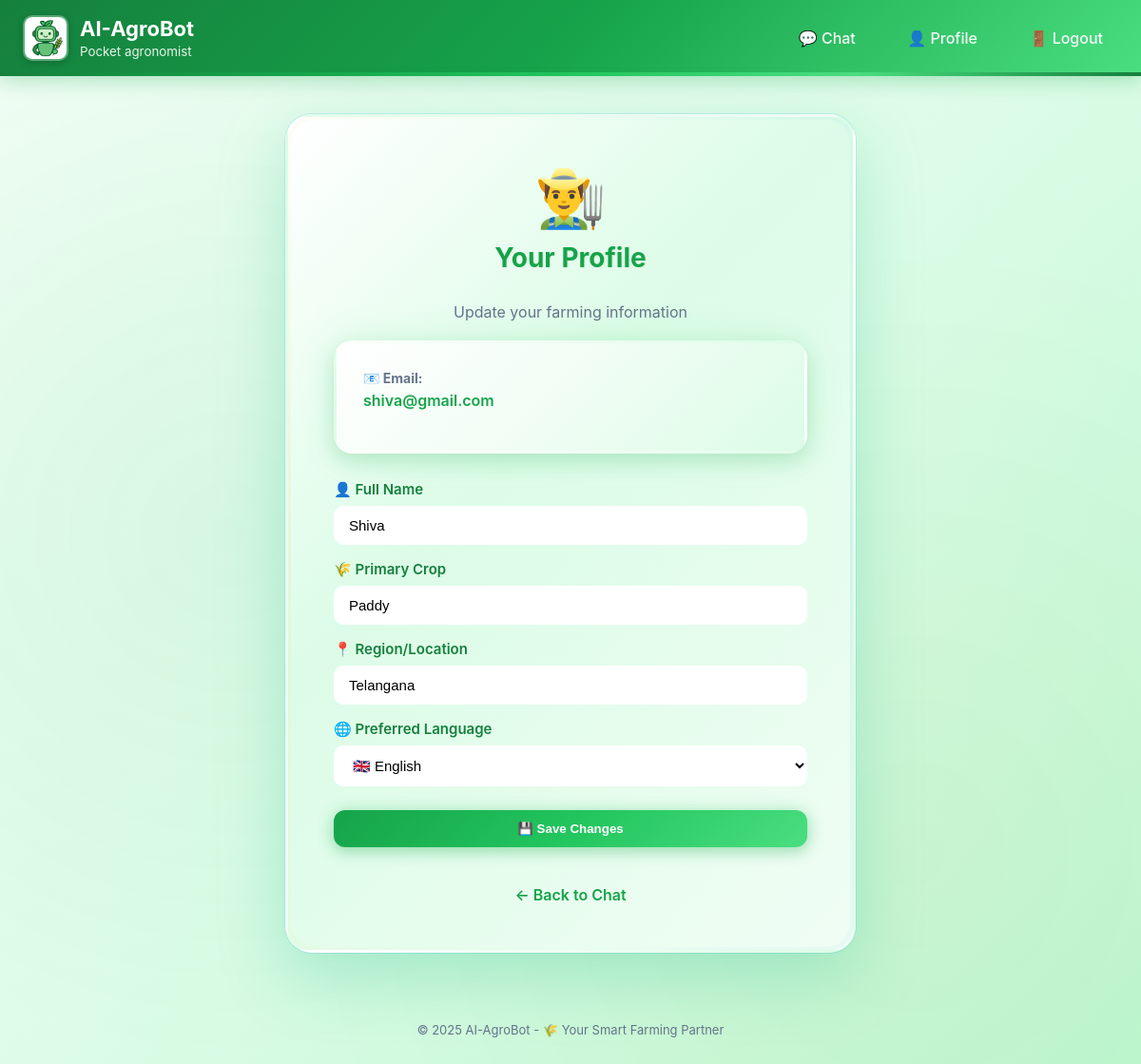
Screenshot of /profile (signed in) with the database file from the repository.
### database.py (models this page shows)
class User(UserMixin, db.Model):
    __tablename__ = "users"
    id = db.Column(db.Integer, primary_key=True)
    email = db.Column(db.String(200), unique=True, nullable=False)
    password = db.Column(db.String(200), nullable=False)
    name = db.Column(db.String(100))
    role = db.Column(db.String(20), default="farmer")
    primary_crop = db.Column(db.String(100))
    region = db.Column(db.String(100))
    preferred_language = db.Column(db.String(20), default="en")

### app.py (the view, shortened to what this page needs)
@app.route("/profile", methods=["GET", "POST"])
@login_required
def profile():
    return render_template("profile.html")

### app.py (called while the page is built)
@login_manager.user_loader
def load_user(user_id):
    return db.session.get(User, int(user_id))

### templates/profile.html (shortened to what this page needs)
{% extends "base.html" %}
{% block content %}
<div class="auth-card" style="max-width: 600px;">
  <div style="text-align: center; margin-bottom: 20px;">
    <div style="font-size: 60px; margin-bottom: 10px;">👨‍🌾</div>
    <h2>Your Profile</h2>
    <p style="color: var(--muted); margin: 0;">Update your farming information</p>
  </div>
  <form method="post">
    <div style="background: linear-gradient(135deg, #ffffff, #f0fdf4, #dcfce7); padding: 28px; border-radius: 20px; margin-bottom: 28px; border: 3px solid transparent; box-shadow: 0 8px 20px rgba(22,163,74,0.18), 0 0 40px rgba(34,197,94,0.12);">
      <p style="margin: 0 0 5px; color: var(--muted); font-size: 14px;"><strong>📧 Email:</strong></p>
      <p style="margin: 0 0 15px; color: var(--brand); font-size: 16px; font-weight: 600;">{{ current_user.email }}</p>
    </div>
    <label>
      👤 Full Name
      <input name="name" value="{{ current_user.name or '' }}" placeholder="Enter your full name">
    </label>
    <label>
      🌾 Primary Crop
      <input name="primary_crop" value="{{ current_user.primary_crop or '' }}" placeholder="e.g., Rice, Wheat, Cotton">
    </label>
    <label>
      📍 Region/Location
      <input name="region" value="{{ current_user.region or '' }}" placeholder="Your farming region">
    </label>
    <label>
      🌐 Preferred Language
      <select name="preferred_language">
        <option value="en" {% if current_user.preferred_language=='en' %}selected{% endif %}>🇬🇧 English</option>
      </select>
    </label>
    <div class="actions" style="margin-top: 25px;">
      <button class="btn" type="submit" style="width: 100%;">💾 Save Changes</button>
    </div>
  </form>
  <div style="text-align: center; margin-top: 20px; padding-top: 20px; border-top: 2px solid var(--accent-green);">
    <a href="{{ url_for('chat') }}" style="color: var(--brand); font-weight: 600; text-decoration: none;">← Back to Chat</a>
  </div>
</div>
{% endblock %}

### static/style.css (style rules this page uses)
:root { --brand:#16a34a;--brand-light:#22c55e;--brand-dark:#15803d;--muted:#64748b;--sky:#4ade80;--sky-light:#86efac;--sky-dark:#16a34a;--gold:#86efac;--gold-light:#bbf7d0;--gold-dark:#22c55e;--bg:#f0fdf4;--card:#ffffff;--gradient-start:#16a34a;--gradient-end:#4ade80;--accent:#86efac;--light-green:#dcfce7;--cream:#f0fdf4 }
* { box-sizing:border-box }
body { font-family:Inter,system-ui,Segoe UI,Roboto,Arial;margin:0;background:var(--bg);color:#111;position:relative }
.btn,button { background:linear-gradient(135deg,var(--brand) 0%,var(--brand-light) 50%,var(--sky) 100%);color:white;border:none;padding:12px 20px;border-radius:12px;cursor:pointer;transition:all 0.4s cubic-bezier(0.4,0,0.2,1);text-decoration:none;display:inline-block;font-weight:600;box-shadow:0 4px 16px rgba(22,163,74,0.35),0 0 20px rgba(74,222,128,0.15) }
.auth-card { max-width:500px;margin:40px auto;background:linear-gradient(135deg,#ffffff 0%,var(--light-green) 40%,var(--cream) 100%);padding:48px;border-radius:28px;box-shadow:0 24px 70px rgba(16,185,129,0.25),0 0 0 1px rgba(56,189,248,0.2);border:3px solid transparent;position:relative;overflow:hidden }
.auth-card::before { content:'';position:absolute;top:-100%;left:-100%;width:300%;height:300%;background:conic-gradient(from 0deg,transparent 0deg,rgba(56,189,248,0.15) 90deg,transparent 180deg,rgba(251,191,36,0.1) 270deg,transparent 360deg);animation:rotate 8s linear infinite;z-index:0 }
.auth-card::after { content:'';position:absolute;inset:3px;background:linear-gradient(135deg,#ffffff 0%,var(--light-green) 40%,var(--cream) 100%);border-radius:25px;z-index:0 }
.auth-card > * { position:relative;z-index:1 }
.auth-card h2 { margin-top:0;color:var(--brand);font-size:28px;text-align:center;margin-bottom:30px;text-shadow:1px 1px 2px rgba(0,0,0,0.05) }
.auth-card label { display:block;margin-bottom:16px;color:var(--brand-dark);font-size:15px;font-weight:600 }
.auth-card input, .auth-card select, textarea { width:100%;padding:12px 16px;border-radius:10px;border:2px solid var(--accent-green);margin-top:8px;font-size:15px;background:white;transition:all 0.3s ease }
.actions { display:flex;align-items:center;gap:15px;margin-top:20px;justify-content:center }
.actions .btn { flex:1 }

### templates/profile.html (style rules this page uses)
body { background: linear-gradient(135deg, #f0fdf4 0%, #dcfce7 50%, #bbf7d0 100%); background-attachment: fixed; }

### rows the page displays
User: email "shiva@gmail.com", name "Shiva", primary_crop "Paddy", region "Telangana", preferred_language "🇬🇧 English"
